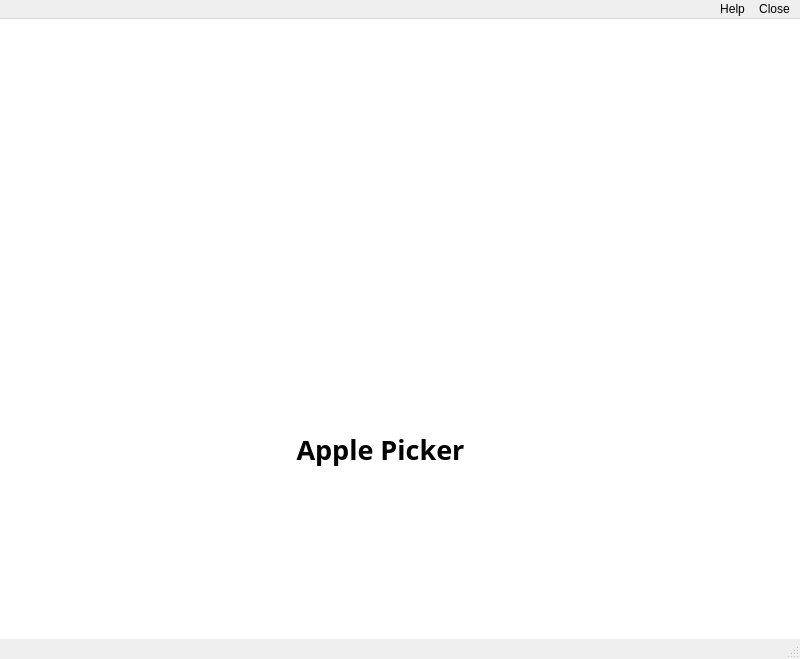
<?xml version="1.0" encoding="UTF-8"?>
<ui version="4.0">
 <class>MainWindow</class>
 <widget class="QMainWindow" name="MainWindow">
  <property name="geometry">
   <rect>
    <x>0</x>
    <y>0</y>
    <width>800</width>
    <height>659</height>
   </rect>
  </property>
  <property name="minimumSize">
   <size>
    <width>800</width>
    <height>620</height>
   </size>
  </property>
  <property name="windowTitle">
   <string>ApplePicker v0.1</string>
  </property>
  <property name="layoutDirection">
   <enum>Qt::LeftToRight</enum>
  </property>
  <widget class="QWidget" name="centralWidget">
   <property name="minimumSize">
    <size>
     <width>800</width>
     <height>620</height>
    </size>
   </property>
   <property name="palette">
    <palette>
     <active>
      <colorrole role="WindowText">
       <brush brushstyle="SolidPattern">
        <color alpha="255">
         <red>0</red>
         <green>0</green>
         <blue>0</blue>
        </color>
       </brush>
      </colorrole>
      <colorrole role="Button">
       <brush brushstyle="SolidPattern">
        <color alpha="255">
         <red>255</red>
         <green>255</green>
         <blue>255</blue>
        </color>
       </brush>
      </colorrole>
      <colorrole role="Light">
       <brush brushstyle="SolidPattern">
        <color alpha="255">
         <red>255</red>
         <green>255</green>
         <blue>255</blue>
        </color>
       </brush>
      </colorrole>
      <colorrole role="Midlight">
       <brush brushstyle="SolidPattern">
        <color alpha="255">
         <red>255</red>
         <green>255</green>
         <blue>255</blue>
        </color>
       </brush>
      </colorrole>
      <colorrole role="Dark">
       <brush brushstyle="SolidPattern">
        <color alpha="255">
         <red>127</red>
         <green>127</green>
         <blue>127</blue>
        </color>
       </brush>
      </colorrole>
      <colorrole role="Mid">
       <brush brushstyle="SolidPattern">
        <color alpha="255">
         <red>170</red>
         <green>170</green>
         <blue>170</blue>
        </color>
       </brush>
      </colorrole>
      <colorrole role="Text">
       <brush brushstyle="SolidPattern">
        <color alpha="255">
         <red>0</red>
         <green>0</green>
         <blue>0</blue>
        </color>
       </brush>
      </colorrole>
      <colorrole role="BrightText">
       <brush brushstyle="SolidPattern">
        <color alpha="255">
         <red>255</red>
         <green>255</green>
         <blue>255</blue>
        </color>
       </brush>
      </colorrole>
      <colorrole role="ButtonText">
       <brush brushstyle="SolidPattern">
        <color alpha="255">
         <red>0</red>
         <green>0</green>
         <blue>0</blue>
        </color>
       </brush>
      </colorrole>
      <colorrole role="Base">
       <brush brushstyle="SolidPattern">
        <color alpha="255">
         <red>255</red>
         <green>255</green>
         <blue>255</blue>
        </color>
       </brush>
      </colorrole>
      <colorrole role="Window">
       <brush brushstyle="SolidPattern">
        <color alpha="255">
         <red>255</red>
         <green>255</green>
         <blue>255</blue>
        </color>
       </brush>
      </colorrole>
      <colorrole role="Shadow">
       <brush brushstyle="SolidPattern">
        <color alpha="255">
         <red>0</red>
         <green>0</green>
         <blue>0</blue>
        </color>
       </brush>
      </colorrole>
      <colorrole role="AlternateBase">
       <brush brushstyle="SolidPattern">
        <color alpha="255">
         <red>255</red>
         <green>255</green>
         <blue>255</blue>
        </color>
       </brush>
      </colorrole>
      <colorrole role="ToolTipBase">
       <brush brushstyle="SolidPattern">
        <color alpha="255">
         <red>255</red>
         <green>255</green>
         <blue>220</blue>
        </color>
       </brush>
      </colorrole>
      <colorrole role="ToolTipText">
       <brush brushstyle="SolidPattern">
        <color alpha="255">
         <red>0</red>
         <green>0</green>
         <blue>0</blue>
        </color>
       </brush>
      </colorrole>
     </active>
     <inactive>
      <colorrole role="WindowText">
       <brush brushstyle="SolidPattern">
        <color alpha="255">
         <red>0</red>
         <green>0</green>
         <blue>0</blue>
        </color>
       </brush>
      </colorrole>
      <colorrole role="Button">
       <brush brushstyle="SolidPattern">
        <color alpha="255">
         <red>255</red>
         <green>255</green>
         <blue>255</blue>
        </color>
       </brush>
      </colorrole>
      <colorrole role="Light">
       <brush brushstyle="SolidPattern">
        <color alpha="255">
         <red>255</red>
         <green>255</green>
         <blue>255</blue>
        </color>
       </brush>
      </colorrole>
      <colorrole role="Midlight">
       <brush brushstyle="SolidPattern">
        <color alpha="255">
         <red>255</red>
         <green>255</green>
         <blue>255</blue>
        </color>
       </brush>
      </colorrole>
      <colorrole role="Dark">
       <brush brushstyle="SolidPattern">
        <color alpha="255">
         <red>127</red>
         <green>127</green>
         <blue>127</blue>
        </color>
       </brush>
      </colorrole>
      <colorrole role="Mid">
       <brush brushstyle="SolidPattern">
        <color alpha="255">
         <red>170</red>
         <green>170</green>
         <blue>170</blue>
        </color>
       </brush>
      </colorrole>
      <colorrole role="Text">
       <brush brushstyle="SolidPattern">
        <color alpha="255">
         <red>0</red>
         <green>0</green>
         <blue>0</blue>
        </color>
       </brush>
      </colorrole>
      <colorrole role="BrightText">
       <brush brushstyle="SolidPattern">
        <color alpha="255">
         <red>255</red>
         <green>255</green>
         <blue>255</blue>
        </color>
       </brush>
      </colorrole>
      <colorrole role="ButtonText">
       <brush brushstyle="SolidPattern">
        <color alpha="255">
         <red>0</red>
         <green>0</green>
         <blue>0</blue>
        </color>
       </brush>
      </colorrole>
      <colorrole role="Base">
       <brush brushstyle="SolidPattern">
        <color alpha="255">
         <red>255</red>
         <green>255</green>
         <blue>255</blue>
        </color>
       </brush>
      </colorrole>
      <colorrole role="Window">
       <brush brushstyle="SolidPattern">
        <color alpha="255">
         <red>255</red>
         <green>255</green>
         <blue>255</blue>
        </color>
       </brush>
      </colorrole>
      <colorrole role="Shadow">
       <brush brushstyle="SolidPattern">
        <color alpha="255">
         <red>0</red>
         <green>0</green>
         <blue>0</blue>
        </color>
       </brush>
      </colorrole>
      <colorrole role="AlternateBase">
       <brush brushstyle="SolidPattern">
        <color alpha="255">
         <red>255</red>
         <green>255</green>
         <blue>255</blue>
        </color>
       </brush>
      </colorrole>
      <colorrole role="ToolTipBase">
       <brush brushstyle="SolidPattern">
        <color alpha="255">
         <red>255</red>
         <green>255</green>
         <blue>220</blue>
        </color>
       </brush>
      </colorrole>
      <colorrole role="ToolTipText">
       <brush brushstyle="SolidPattern">
        <color alpha="255">
         <red>0</red>
         <green>0</green>
         <blue>0</blue>
        </color>
       </brush>
      </colorrole>
     </inactive>
     <disabled>
      <colorrole role="WindowText">
       <brush brushstyle="SolidPattern">
        <color alpha="255">
         <red>127</red>
         <green>127</green>
         <blue>127</blue>
        </color>
       </brush>
      </colorrole>
      <colorrole role="Button">
       <brush brushstyle="SolidPattern">
        <color alpha="255">
         <red>255</red>
         <green>255</green>
         <blue>255</blue>
        </color>
       </brush>
      </colorrole>
      <colorrole role="Light">
       <brush brushstyle="SolidPattern">
        <color alpha="255">
         <red>255</red>
         <green>255</green>
         <blue>255</blue>
        </color>
       </brush>
      </colorrole>
      <colorrole role="Midlight">
       <brush brushstyle="SolidPattern">
        <color alpha="255">
         <red>255</red>
         <green>255</green>
         <blue>255</blue>
        </color>
       </brush>
      </colorrole>
      <colorrole role="Dark">
       <brush brushstyle="SolidPattern">
        <color alpha="255">
         <red>127</red>
         <green>127</green>
         <blue>127</blue>
        </color>
       </brush>
      </colorrole>
      <colorrole role="Mid">
       <brush brushstyle="SolidPattern">
        <color alpha="255">
         <red>170</red>
         <green>170</green>
         <blue>170</blue>
        </color>
       </brush>
      </colorrole>
      <colorrole role="Text">
       <brush brushstyle="SolidPattern">
        <color alpha="255">
         <red>127</red>
         <green>127</green>
         <blue>127</blue>
        </color>
       </brush>
      </colorrole>
      <colorrole role="BrightText">
       <brush brushstyle="SolidPattern">
        <color alpha="255">
         <red>255</red>
         <green>255</green>
         <blue>255</blue>
        </color>
       </brush>
      </colorrole>
      <colorrole role="ButtonText">
       <brush brushstyle="SolidPattern">
        <color alpha="255">
         <red>127</red>
         <green>127</green>
         <blue>127</blue>
        </color>
       </brush>
      </colorrole>
      <colorrole role="Base">
       <brush brushstyle="SolidPattern">
        <color alpha="255">
         <red>255</red>
         <green>255</green>
         <blue>255</blue>
        </color>
       </brush>
      </colorrole>
      <colorrole role="Window">
       <brush brushstyle="SolidPattern">
        <color alpha="255">
         <red>255</red>
         <green>255</green>
         <blue>255</blue>
        </color>
       </brush>
      </colorrole>
      <colorrole role="Shadow">
       <brush brushstyle="SolidPattern">
        <color alpha="255">
         <red>0</red>
         <green>0</green>
         <blue>0</blue>
        </color>
       </brush>
      </colorrole>
      <colorrole role="AlternateBase">
       <brush brushstyle="SolidPattern">
        <color alpha="255">
         <red>255</red>
         <green>255</green>
         <blue>255</blue>
        </color>
       </brush>
      </colorrole>
      <colorrole role="ToolTipBase">
       <brush brushstyle="SolidPattern">
        <color alpha="255">
         <red>255</red>
         <green>255</green>
         <blue>220</blue>
        </color>
       </brush>
      </colorrole>
      <colorrole role="ToolTipText">
       <brush brushstyle="SolidPattern">
        <color alpha="255">
         <red>0</red>
         <green>0</green>
         <blue>0</blue>
        </color>
       </brush>
      </colorrole>
     </disabled>
    </palette>
   </property>
   <property name="autoFillBackground">
    <bool>true</bool>
   </property>
   <widget class="QWidget" name="verticalLayoutWidget">
    <property name="geometry">
     <rect>
      <x>210</x>
      <y>110</y>
      <width>341</width>
      <height>354</height>
     </rect>
    </property>
    <layout class="QVBoxLayout" name="verticalLayout">
     <item>
      <widget class="QLabel" name="logo_lbl">
       <property name="minimumSize">
        <size>
         <width>300</width>
         <height>300</height>
        </size>
       </property>
       <property name="text">
        <string/>
       </property>
       <property name="pixmap">
        <pixmap>apple.jpg</pixmap>
       </property>
       <property name="scaledContents">
        <bool>true</bool>
       </property>
       <property name="alignment">
        <set>Qt::AlignCenter</set>
       </property>
      </widget>
     </item>
     <item>
      <widget class="QPushButton" name="open_program">
       <property name="font">
        <font>
         <family>Arial Black</family>
         <pointsize>20</pointsize>
         <weight>75</weight>
         <bold>true</bold>
        </font>
       </property>
       <property name="text">
        <string>Apple Picker</string>
       </property>
       <property name="flat">
        <bool>true</bool>
       </property>
      </widget>
     </item>
    </layout>
   </widget>
  </widget>
  <widget class="QStatusBar" name="statusBar"/>
  <widget class="QMenuBar" name="menuBar">
   <property name="geometry">
    <rect>
     <x>0</x>
     <y>0</y>
     <width>800</width>
     <height>21</height>
    </rect>
   </property>
   <property name="layoutDirection">
    <enum>Qt::RightToLeft</enum>
   </property>
   <widget class="QMenu" name="menuHelp">
    <property name="title">
     <string>Help</string>
    </property>
    <addaction name="actionAbout_ApplePicker"/>
    <addaction name="actionProgram_Help"/>
   </widget>
   <widget class="QMenu" name="menuClose">
    <property name="title">
     <string>Close</string>
    </property>
   </widget>
   <addaction name="menuClose"/>
   <addaction name="menuHelp"/>
  </widget>
  <action name="actionAbout_ApplePicker">
   <property name="text">
    <string>About ApplePicker</string>
   </property>
  </action>
  <action name="actionProgram_Help">
   <property name="text">
    <string>Program Help</string>
   </property>
  </action>
 </widget>
 <layoutdefault spacing="6" margin="11"/>
 <resources/>
 <connections/>
</ui>
